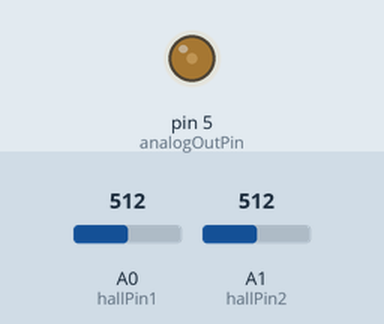
Bench run of a sketch on a simulated Arduino Uno, built with avr-gcc and run on an emulated ATmega328P. Parts: output pins drawn as LEDs (lit = HIGH). The inputs (shaded band) are chosen by the test bench; at power-on: A0 (hallPin1) = 512, A1 (hallPin2) = 512. Pins used as bus, display or sensor lines are not drawn; what the sketch prints to the serial monitor is not drawn.

Above: at 1.8 s.
1.9 s: A0 (hallPin1) set to 716
At 3.6 s:
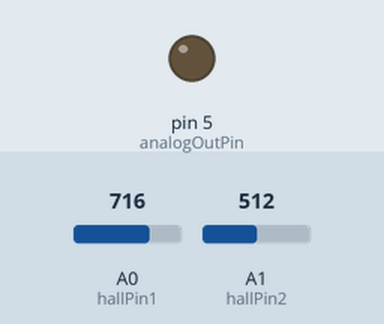
7.5 s: A1 (hallPin2) set to 295
9.2 s: A1 (hallPin2) set to 314
At 10.6 s:
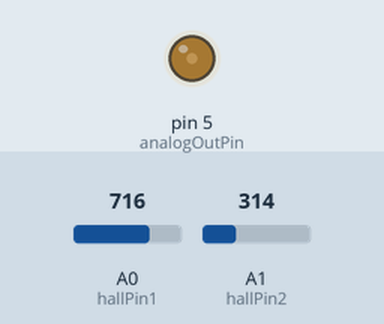
Timing chart, 0 to 12.6 s (numbered marks = the images above; inputs shaded):
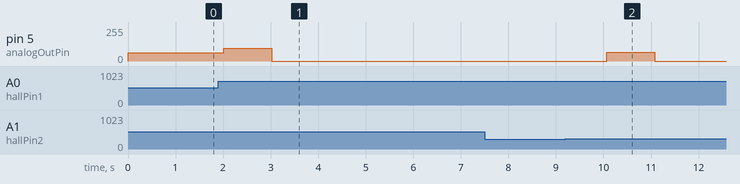

Measured:
- after the input at 1.9 s, pin 5 (analogOutPin): 63/255 → 94/255 after 0.11 s, → 0/255 1.0 s later
- after the input at 7.5 s, every drawn part: stays the same
- after the input at 9.2 s, pin 5 (analogOutPin): 0/255 → 64/255 after 0.87 s, → 0/255 1.0 s later

The sketch:

Hall_Can_Transmitter.ino
```cpp
#include <SPI.h>
#include <mcp2515.h>

// ── Hardware pins ─────────────────────────────────
const int MCP_CS_PIN    = 10;  // Uno D10 → MCP2515 CS
const int hallPin1      = A0;  // Sensor 1
const int hallPin2      = A1;  // Sensor 2
const int analogOutPin  = 5;   // PWM output (debug)

// ── Sensor calibration ─────────────────────────────
// Sensor 1
const float V1_min      = 1.52493;
const float V1_max      = 4.85;
// Sensor 2
const float V2_min      = 1.49071;
const float V2_max      = 4.85;

const float PWM_MAX     = 210.0;    // Max PWM duty (0–255)
const float DEVIATION_LIMIT = 10;   // allowable % difference between sensors

// ── Fault handling ─────────────────────────────────
const unsigned long IMPLAUSIBLE_MS = 100;
static unsigned long deviationStartTime = 0;
static bool implausible = false;
static bool outOfRange  = false;
static bool systemFault = false;

// ── CAN controller ─────────────────────────────────
MCP2515 mcp(MCP_CS_PIN);//entering the pin 10 to mcp function

void setup() {
  pinMode(analogOutPin, OUTPUT);
  Serial.begin(115200);
  while (!Serial);

  SPI.begin();//starting SPI communication
  mcp.reset();//mcp needs to be resetted
  mcp.setBitrate(CAN_500KBPS, MCP_8MHZ);//tells the library that can bus speed is 500KBPS and the MCP module using has 8MHZ oscillator
  mcp.setNormalMode();//2 modes, normal(data send receive) and configuration(setting change).

  Serial.println("Dual Pedal Sensor System + CAN Ready\n");
}

void loop() {
  // --- Read sensors ---
  int rawValue1 = analogRead(hallPin1);
  int rawValue2 = analogRead(hallPin2);

  float voltage1 = rawValue1 * (5.0 / 1023.0);
  float voltage2 = rawValue2 * (5.0 / 1023.0);

  // --- Normalize ---
  float norm1 = (voltage1 - V1_min) / (V1_max - V1_min);
  float norm2 = (voltage2 - V2_min) / (V2_max - V2_min);
  norm1 = constrain(norm1, 0.0, 1.0);
  norm2 = constrain(norm2, 0.0, 1.0);

  int pwmInt1 = round(norm1 * PWM_MAX);
  int pwmInt2 = round(norm2 * PWM_MAX);

  float pedalPercent1 = norm1 * 100.0;
  float pedalPercent2 = norm2 * 100.0;

  // --- Range checks ---
  bool inRange1 = (voltage1 >= V1_min) && (voltage1 <= V1_max);
  bool inRange2 = (voltage2 >= V2_min) && (voltage2 <= V2_max);
  outOfRange = (!inRange1 || !inRange2);

  // --- Implausibility detection ---
  implausible = false;
  if (inRange1 && inRange2) {
    float diffPercent = abs(pedalPercent1 - pedalPercent2);
    if (diffPercent > DEVIATION_LIMIT) {
      if (deviationStartTime == 0) deviationStartTime = millis();
      else if (millis() - deviationStartTime >= IMPLAUSIBLE_MS) implausible = true;
    } else {
      deviationStartTime = 0;
    }
  } else {
    deviationStartTime = 0;
  }

  // --- Fault condition check ---
  bool newSystemFault = (outOfRange || implausible);
  if (newSystemFault && !systemFault) {
    if (outOfRange) Serial.println("SYSTEM FAULT: Sensor out-of-range detected -> Forcing 0% pedal.");
    else if (implausible) Serial.println("SYSTEM FAULT: Implausibility detected between sensors -> Forcing 0% pedal.");
  }
  systemFault = newSystemFault;

  // --- Final PWM output ---
  int pwmOut = 0;
  float pedalPercent = 0.0;
  if (!systemFault) {
    pwmOut = round((pwmInt1 + pwmInt2) / 2.0);
    pedalPercent = (pwmOut / PWM_MAX) * 100.0;
  } else {
    pwmOut = 0;
    pedalPercent = 0.0;
  }
  analogWrite(analogOutPin, pwmOut);

  // --- Serial debug print ---
  Serial.print("Sensor1: ");
  Serial.print(voltage1, 3);
  Serial.print("V -> ");
  Serial.print(pedalPercent1, 1);
  Serial.print("% | PWM=");
  Serial.print(pwmInt1);
  if (!inRange1) Serial.print(" [OUT OF RANGE]");

  Serial.print("\t\t");

  Serial.print("Sensor2: ");
  Serial.print(voltage2, 3);
  Serial.print("V -> ");
  Serial.print(pedalPercent2, 1);
  Serial.print("% | PWM=");
  Serial.print(pwmInt2);
  if (!inRange2) Serial.print(" [OUT OF RANGE]");

  Serial.print("\t\t");

  Serial.print("OUT_PWM=");
  Serial.print(pwmOut);
  Serial.print("  Pedal=");
  Serial.print(pedalPercent, 1);
  Serial.print("%");

  if (outOfRange) Serial.print("  [FAULT: OUT OF RANGE]");
  else if (implausible) Serial.print("  [FAULT: IMPLAUSIBLE]");

  Serial.println();

  //Can Start
  // Scale % into 0–100 integer (1 byte)
  uint8_t pctByte = (uint8_t) pedalPercent; //value to 8 bit conversion

  // Send CAN message
  struct can_frame frame;
  frame.can_id  = 0x123; //message id
  frame.can_dlc = 1; //1 byte length
  frame.data[0] = pctByte;

  if (mcp.sendMessage(&frame) == MCP2515::ERROR_OK) {//&frame is a pointer to the structure, and it sends the CAN frame by the status code (sendmessage()), and MCP2515 sends code like ERROR_OK or ERROR_FAIL
    Serial.print("Sent Pedal % = ");
    Serial.println(pctByte);
  } else {
    Serial.println("CAN Send Error");
  }

  delay(1000);
}
```
